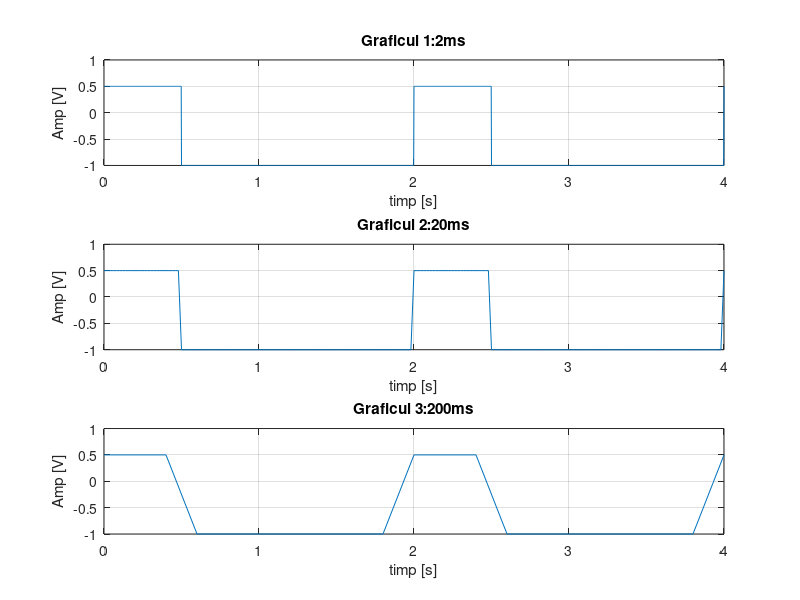

This figure's MATLAB source:
%Problema 1

%2 ms
subplot(3,1,1)
x=0:0.002:4;
f=0.5;
w=2*pi*f;
duty=25;
nivel=0.25;
procent=0.75;
s=(procent*square(w*x,duty))-nivel;
plot(x,s)
grid
xlabel('timp [s]')
ylabel('Amp [V]')
title('Graficul 1:2ms')

%20 ms
subplot(3,1,2)
x=0:0.02:4;
f=0.5;
w=2*pi*f;
duty=25;
nivel=0.25;
procent=0.75;
s=(procent*square(w*x,duty))-nivel;
plot(x,s)
grid
xlabel('timp [s]')
ylabel('Amp [V]')
title('Graficul 2:20ms')

%200 ms
subplot(3,1,3)
x=0:0.2:4;
f=0.5;
w=2*pi*f;
duty=25;
nivel=0.25;
procent=0.75;
s=(procent*square(w*x,duty))-nivel;
plot(x,s)
grid
xlabel('timp [s]')
ylabel('Amp [V]')
title('Graficul 3:200ms')